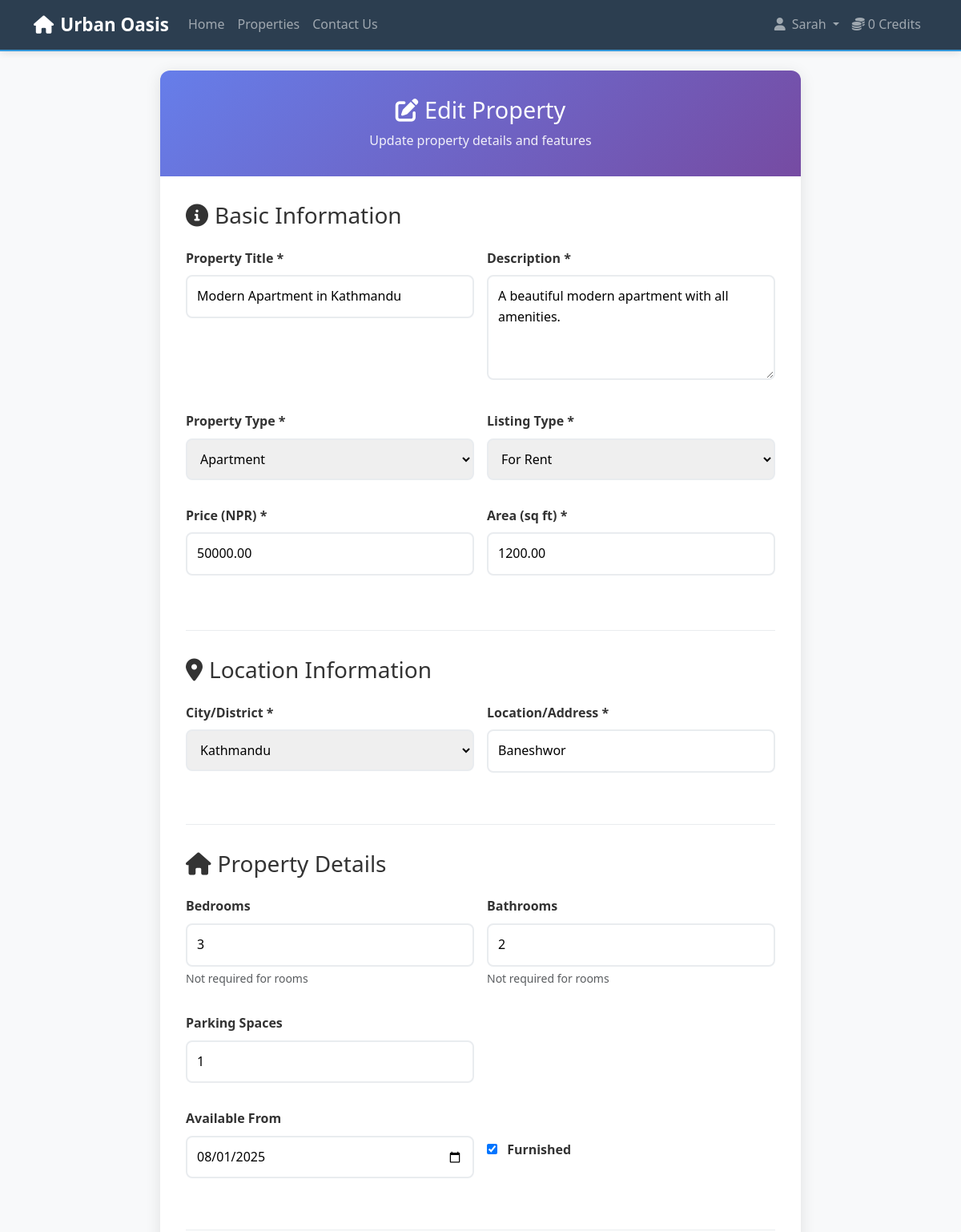
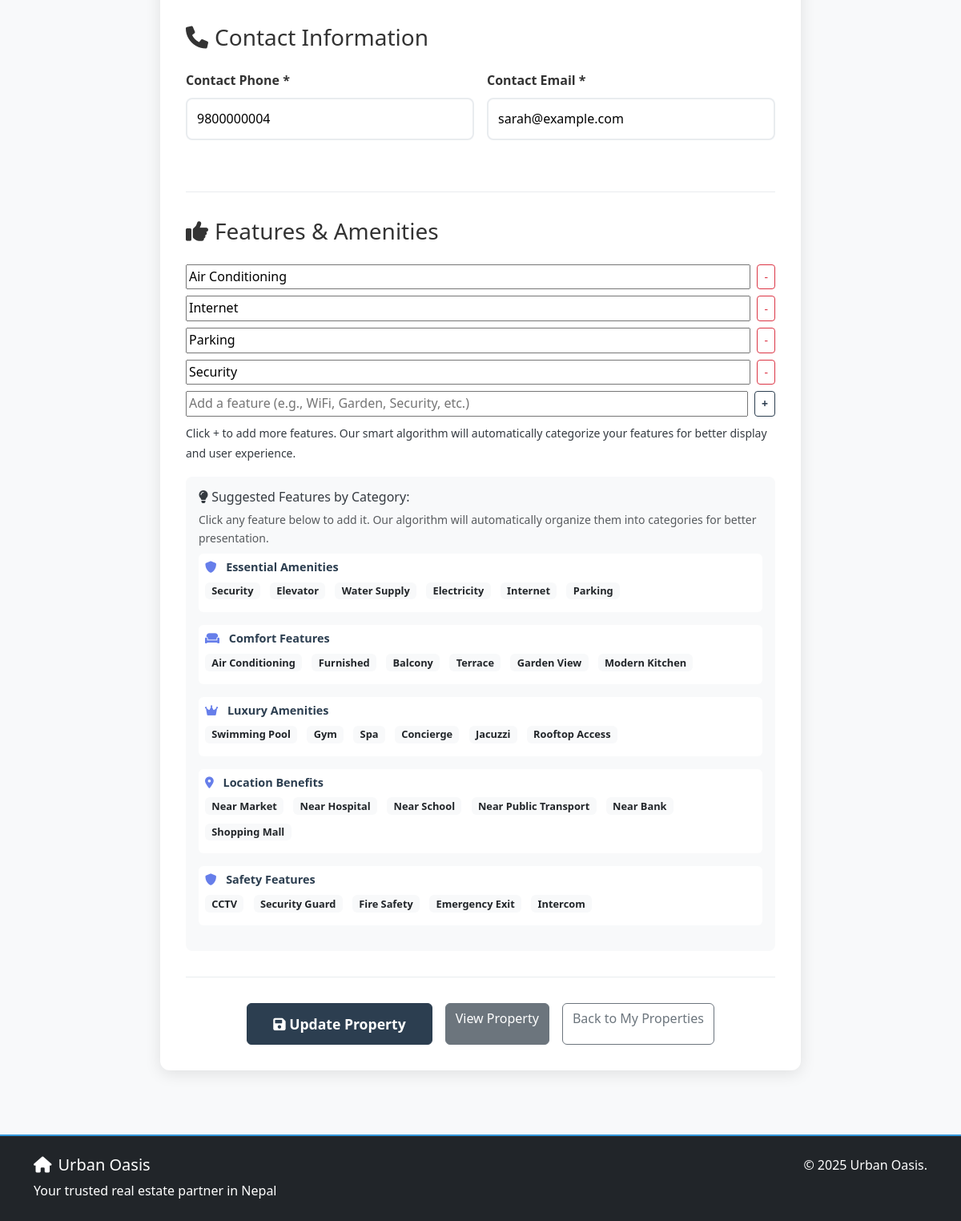
/edit-property.php?id=1 (signed in), run on the app's committed database (2 pictures, top to bottom).
### tables this page shows
CREATE TABLE `users` (
  `id` int(11) NOT NULL,
  `email` varchar(100) NOT NULL,
  `password` varchar(255) NOT NULL,
  `first_name` varchar(50) NOT NULL,
  `last_name` varchar(50) NOT NULL,
  `phone` varchar(20) DEFAULT NULL,
  `address` text DEFAULT NULL,
  `city` varchar(50) DEFAULT NULL,
  `listing_credits` int(11) NOT NULL DEFAULT 0,
  `free_listings_used` int(11) NOT NULL DEFAULT 0,
  `total_listings_created` int(11) NOT NULL DEFAULT 0,
  `created_at` timestamp NOT NULL DEFAULT current_timestamp(),
  `updated_at` timestamp NOT NULL DEFAULT current_timestamp() ON UPDATE current_timestamp()
);

CREATE TABLE `properties` (
  `id` int(11) NOT NULL,
  `user_id` int(11) NOT NULL,
  `title` varchar(200) NOT NULL,
  `description` text DEFAULT NULL,
  `property_type` enum('house','apartment','room','land','commercial') NOT NULL,
  `listing_type` enum('sale','rent') NOT NULL,
  `price` decimal(12,2) NOT NULL,
  `location` varchar(200) NOT NULL,
  `city` varchar(100) NOT NULL,
  `bedrooms` int(11) DEFAULT NULL,
  `bathrooms` int(11) DEFAULT NULL,
  `area_sqft` decimal(10,2) DEFAULT NULL,
  `image_url` varchar(500) DEFAULT NULL,
  `parking_spaces` int(11) DEFAULT 0,
  `furnished` tinyint(1) DEFAULT 0,
  `available_from` date DEFAULT NULL,
  `contact_phone` varchar(30) DEFAULT NULL,
  `contact_email` varchar(100) DEFAULT NULL,
  `approval_status` enum('pending','approved','rejected') DEFAULT 'pending',
  `approved_by` int(11) DEFAULT NULL,
  `approved_at` timestamp NULL DEFAULT NULL,
  `created_at` timestamp NOT NULL DEFAULT current_timestamp(),
  `updated_at` timestamp NOT NULL DEFAULT current_timestamp() ON UPDATE current_timestamp()
);

### edit-property.php (the view, shortened to what the rows shown need)
<?php
require_once 'config/database.php';
require_once 'config/property_utils.php';
$property_id = intval($_GET['id'] ?? 0);
$stmt = $pdo->prepare("
    SELECT p.*, u.first_name, u.last_name, u.email as user_email
    FROM properties p
    LEFT JOIN users u ON p.user_id = u.id
    WHERE p.id = ?
");
$stmt->execute([$property_id]);
$property = $stmt->fetch();
?>
<!DOCTYPE html>
<html lang="en">
<head>
    <link rel="stylesheet" href="css/style.css">
    <link href="https://cdnjs.cloudflare.com/ajax/libs/font-awesome/6.0.0/css/all.min.css" rel="stylesheet">
    <link href="https://cdn.jsdelivr.net/npm/choices.js/public/assets/styles/choices.min.css" rel="stylesheet">
</head>
<body>
    <?php include 'includes/header.php'; ?>
    <main class="container">
        <div class="edit-property-container">
            <div class="edit-property-header">
                <h1><i class="fas fa-edit"></i> Edit Property</h1>
            </div>
            <form method="POST" class="edit-property-form">
                <div class="form-section">
                    <div class="form-row">
                        <div class="form-group">
                            <label for="title">Property Title *</label>
                            <input type="text" id="title" name="title" required value="<?php echo htmlspecialchars($property['title']); ?>" placeholder="e.g., Modern 3BHK Apartment in Kathmandu">
                        </div>
                        <div class="form-group">
                            <label for="description">Description *</label>
                            <textarea id="description" name="description" rows="4" required placeholder="Describe your property in detail: amenities, location benefits, nearby facilities, transportation access, neighborhood highlights, and any unique features that make this property special."><?php echo htmlspecialchars($property['description']); ?></textarea>
                        </div>
                    </div>
                    <div class="form-row">
                        <div class="form-group">
                            <label for="property_type">Property Type *</label>
                            <select id="property_type" name="property_type" required>
                                <option value="apartment" <?php echo $property['property_type'] === 'apartment' ? 'selected' : ''; ?>><?php echo getPropertyTypeDisplay('apartment'); ?></option>
                            </select>
                        </div>
                        <div class="form-group">
                            <label for="listing_type">Listing Type *</label>
                            <select id="listing_type" name="listing_type" required>
                                <option value="rent" <?php echo $property['listing_type'] === 'rent' ? 'selected' : ''; ?>><?php echo getListingTypeDisplay('rent'); ?></option>
                            </select>
                        </div>
                    </div>
                    <div class="form-row">
                        <div class="form-group">
                            <label for="price">Price (NPR) *</label>
                            <input type="number" id="price" name="price" min="1" required value="<?php echo htmlspecialchars($property['price']); ?>" placeholder="e.g., 25000">
                        </div>
                        <div class="form-group">
                            <div class="input-with-index">
                                <input type="number" id="area_sqft" name="area_sqft" min="1" step="0.01" required value="<?php echo htmlspecialchars($property['area_sqft']); ?>" placeholder="e.g., 1200">
                            </div>
                        </div>
                    </div>
                </div>
                <div class="form-section">
                    <div class="form-row">
                        <div class="form-group">
                            <label for="city">City/District *</label>
                            <select id="city" name="city" required>
                                <?php foreach (getNepalDistricts() as $district): ?>
                                <option value="<?php echo htmlspecialchars($district); ?>" <?php echo $property['city'] === $district ? 'selected' : ''; ?>><?php echo htmlspecialchars($district); ?></option>
                                <?php endforeach; ?>
                            </select>
                        </div>
                        <div class="form-group">
                            <label for="location">Location/Address *</label>
                            <input type="text" id="location" name="location" required value="<?php echo htmlspecialchars($property['location']); ?>" placeholder="e.g., Baneshwor, Near City Center">
                        </div>
                    </div>
                </div>
                <div class="form-section">
                    <div class="form-row">
                        <div class="form-group">
                            <label for="bedrooms">Bedrooms</label>
                            <input type="number" id="bedrooms" name="bedrooms" min="1" max="10" value="<?php echo htmlspecialchars($property['bedrooms']); ?>" placeholder="e.g., 3">
                            <small class="text-muted">Not required for rooms</small>
                        </div>
                        <div class="form-group">
                            <label for="bathrooms">Bathrooms</label>
                            <input type="number" id="bathrooms" name="bathrooms" min="1" max="10" value="<?php echo htmlspecialchars($property['bathrooms']); ?>" placeholder="e.g., 2">
                            <small class="text-muted">Not required for rooms</small>
                        </div>
                        <div class="form-group">
                            <label for="parking_spaces">Parking Spaces</label>
                            <input type="number" id="parking_spaces" name="parking_spaces" min="0" max="10" value="<?php echo htmlspecialchars($property['parking_spaces']); ?>" placeholder="e.g., 1">
                        </div>
                    </div>
                    <div class="form-row">
                        <div class="form-group">
                            <label for="available_from">Available From</label>
                            <input type="date" id="available_from" name="available_from" value="<?php echo htmlspecialchars($property['available_from']); ?>">
                        </div>
                        <div class="form-group checkbox-group">
                            <label class="checkbox-label">
                                <input type="checkbox" name="furnished" value="1" <?php echo $property['furnished'] ? 'checked' : ''; ?>>
                                Furnished
                            </label>
                        </div>
                    </div>
                </div>
                <div class="form-section">
                    <div class="form-row">
                        <div class="form-group">
                            <label for="contact_phone">Contact Phone *</label>
                            <input type="tel" id="contact_phone" name="contact_phone" required value="<?php echo htmlspecialchars($property['contact_phone']); ?>" placeholder="e.g., 9800000000">
                        </div>
                        <div class="form-group">
                            <label for="contact_email">Contact Email *</label>
                            <input type="email" id="contact_email" name="contact_email" required value="<?php echo htmlspecialchars($property['contact_email']); ?>" placeholder="e.g., contact@example.com">
                        </div>
                    </div>
                </div>
            </form>
        </div>
    </main>
    <?php include 'includes/footer.php'; ?>
</body>
</html>

### includes/header.php (shortened to what the rows shown need)
<?php
require_once 'config/database.php';
require_once 'config/user_utils.php';
require_once 'config/session_utils.php';
$isLoggedIn = isUserLoggedIn();
$currentUser = null;
if ($isLoggedIn) {
    $currentUser = getUserById($pdo, $_SESSION['user_id']);
}
?>
<!DOCTYPE html>
<html lang="en">
<head>
    <link href="https://cdn.jsdelivr.net/npm/bootstrap@5.3.0/dist/css/bootstrap.min.css" rel="stylesheet">
    <link href="https://cdnjs.cloudflare.com/ajax/libs/font-awesome/6.0.0/css/all.min.css" rel="stylesheet">
    <link href="css/style.css" rel="stylesheet">
</head>
<body>
    <nav class="navbar navbar-expand-lg navbar-dark bg-dark fixed-top">
        <div class="container">
            <div class="collapse navbar-collapse" id="navbarNav">
                <ul class="navbar-nav">
                    <?php if ($isLoggedIn): ?>
                        <li class="nav-item dropdown">
                            <a class="nav-link dropdown-toggle" href="#" id="navbarDropdown" role="button" data-bs-toggle="dropdown">
                                <i class="fas fa-user me-2"></i><?php echo htmlspecialchars($currentUser['first_name'] ?? 'User'); ?>
                            </a>
                        </li>
                        <?php if (isset($_SESSION['user_id'])): ?>
                            <li class="nav-item">
                                <a class="nav-link" href="subscription.php">
                                    <i class="fas fa-coins me-1"></i><?php echo ($currentUser && isset($currentUser['listing_credits'])) ? $currentUser['listing_credits'] : 0; ?> Credits
                                </a>
                            </li>
                        <?php endif; ?>
                    <?php endif; ?>
                </ul>
            </div>
        </div>
    </nav>
    <main class="main-content">

### data on the page
users: first_name "Sarah", listing_credits "0"
properties: title "Modern Apartment in Kathmandu", description "A beautiful modern apartment with all amenities.", property_type "Apartment", listing_type "For Rent", price "50000.00", area_sqft "1200.00", city "Kathmandu", location "Baneshwor", bedrooms "3", bathrooms "2", parking_spaces "1", available_from "08/01/2025", furnished "☑", contact_phone "9800000004", contact_email "sarah@example.com"

### other printed values
$labels[$category] "Essential Amenities"
$feature "Security"
$feature "Elevator"
$feature "Water Supply"
$feature "Electricity"
$feature "Internet"
$feature "Parking"
$labels[$category] "Comfort Features"
$feature "Air Conditioning"
$feature "Furnished"
$feature "Balcony"
$feature "Terrace"
$feature "Garden View"
$feature "Modern Kitchen"
$labels[$category] "Luxury Amenities"
